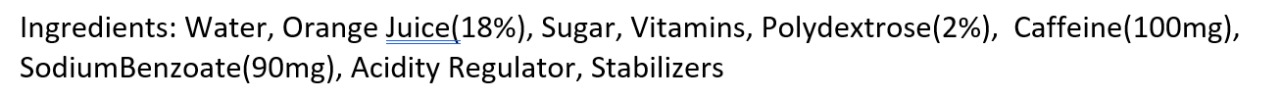
#> input picture correct2.jpg, 1280 x 97 px
$ python Static_label_detection.py
#> lines starting #> are read from the running program, lines starting #| are printed output that depends on the picture; after the words box and inside, x2 and y2 are one past the last pixel; in counts of white or black regions, pixels touching at a corner belong together
import cv2
import pytesseract
import json
import os
import re

# Set the path to your Tesseract executable (Ensure this path is correct)
pytesseract.pytesseract.tesseract_cmd = r'C:\Program Files\Tesseract-OCR\tesseract.exe'

# Update banned ingredients and thresholds
banned_ingredients = ["Aspartame", "Red Dye"]
thresholds = {
    "Caffeine": 150,
    "SodiumBenzoate": 100  # Added threshold for Sodium Benzoate
}

def preprocess_image(image_path):
#> called with image_path = 'correct2.jpg'
    if not os.path.exists(image_path):
        print(f"Error: Image file not found at {image_path}")
        return None

    img = cv2.imread(image_path)
#> img is the input picture: shape (97, 1280, 3); mean B, G, R 231.4, 231.3, 231.2
    if img is None:
        print("Error: Could not load image. Please check the image file format or path.")
        return None

    gray = cv2.cvtColor(img, cv2.COLOR_BGR2GRAY)
    _, thresh = cv2.threshold(gray, 150, 255, cv2.THRESH_BINARY)
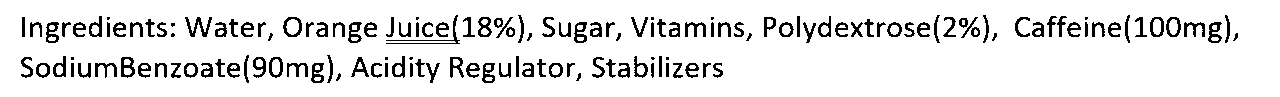
#> thresh: shape (97, 1280); 90% white; black in thin lines or dots, all inside (x1, y1, x2, y2) = (21, 15, 1238, 83)
    print("Image preprocessing complete.")
    return thresh

def extract_text(image_path):
    preprocessed_img = preprocess_image(image_path)

    if preprocessed_img is None:
        print("Error: Preprocessing failed, skipping text extraction.")
        return None

    try:
        text = pytesseract.image_to_string(preprocessed_img)
        if text.strip() == "":
            print("Warning: No text detected in the image.")
            return ""
        print("Text extraction complete.")
        return text
    except Exception as e:
        print(f"Error during text extraction: {e}")
        return None

# [59 lines left out: functions extract_ingredients, save_ingredients_to_json, check_ingredients, not called in this run]

def main(image_path):
    text_data = extract_text(image_path)

    if text_data:
        print("\n--- Extracted Text ---\n", text_data)

        ingredients = extract_ingredients(text_data)

        if ingredients:
            print("\n--- Extracted Ingredients ---")
            for ing, amt in ingredients.items():
                print(f"{ing}: {amt or 'No amount specified'}")

            alerts = check_ingredients(ingredients)
            if alerts:
                print("\n--- Alerts ---")
                for alert in alerts:
                    print(f"- {alert}")
                status = False
            else:
                print("\nNo alerts found.")
                status = True
            print("\nOverall Status:", "Safe" if status else "Unsafe")
            save_ingredients_to_json(ingredients, status)
        else:
            print("No ingredients found in the text.")
    else:
        print("No text extracted from the image.")

# Run the main function with your image path
if __name__ == "__main__":  # Fixed the typo
    image_path = r"correct2.jpg"  # Make sure the image path is correct
    main(image_path)

$ run again, with incorrect3.jpg copied over correct2.jpg
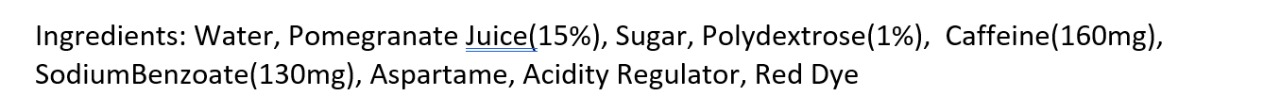
#> input picture incorrect3.jpg, 1280 x 111 px
#> in preprocess_image, img is the input picture: shape (111, 1280, 3); mean B, G, R 235, 234.9, 234.9
#> in preprocess_image, `_, thresh = cv2.threshold(gray, 150, 255, cv2.THRESH_BINARY)`:
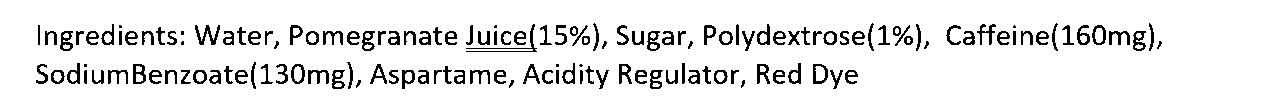
#> thresh: shape (111, 1280); 91.5% white; black in thin lines or dots, all inside (x1, y1, x2, y2) = (36, 23, 1162, 89)
